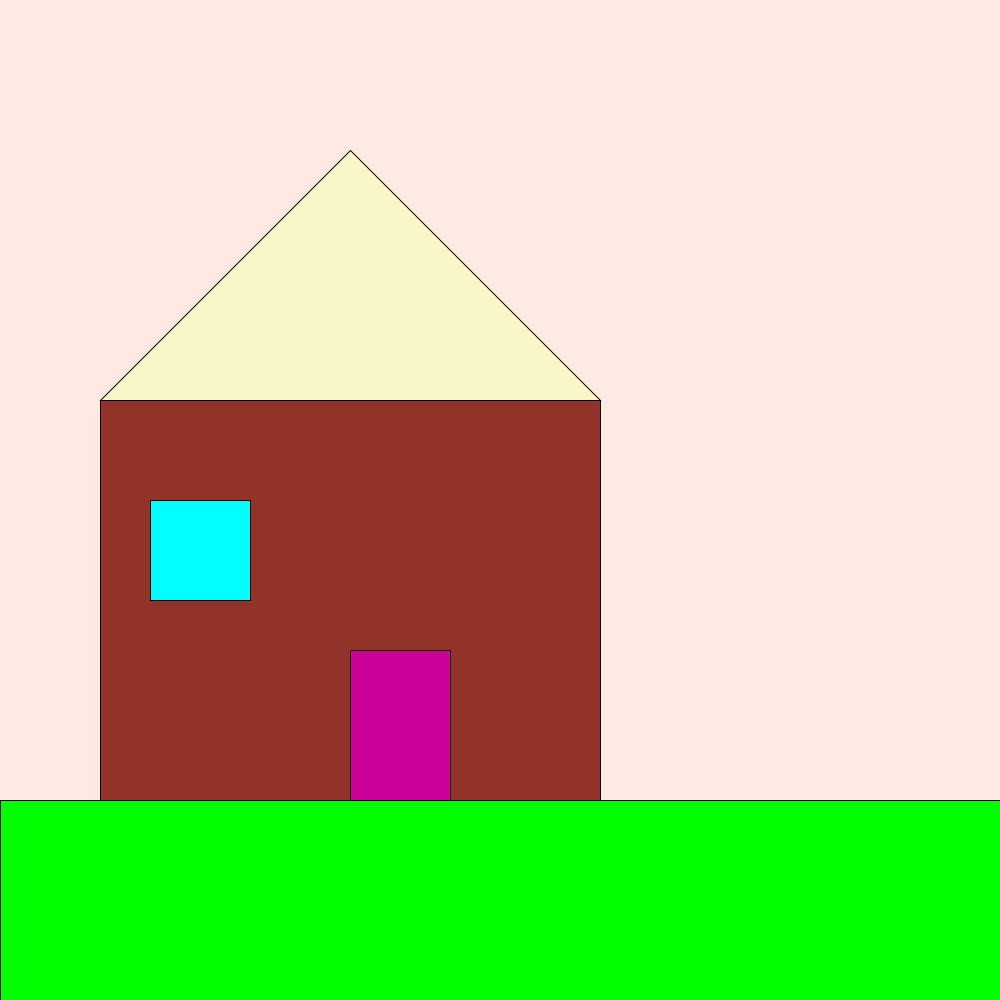
Frame 1 (no input)
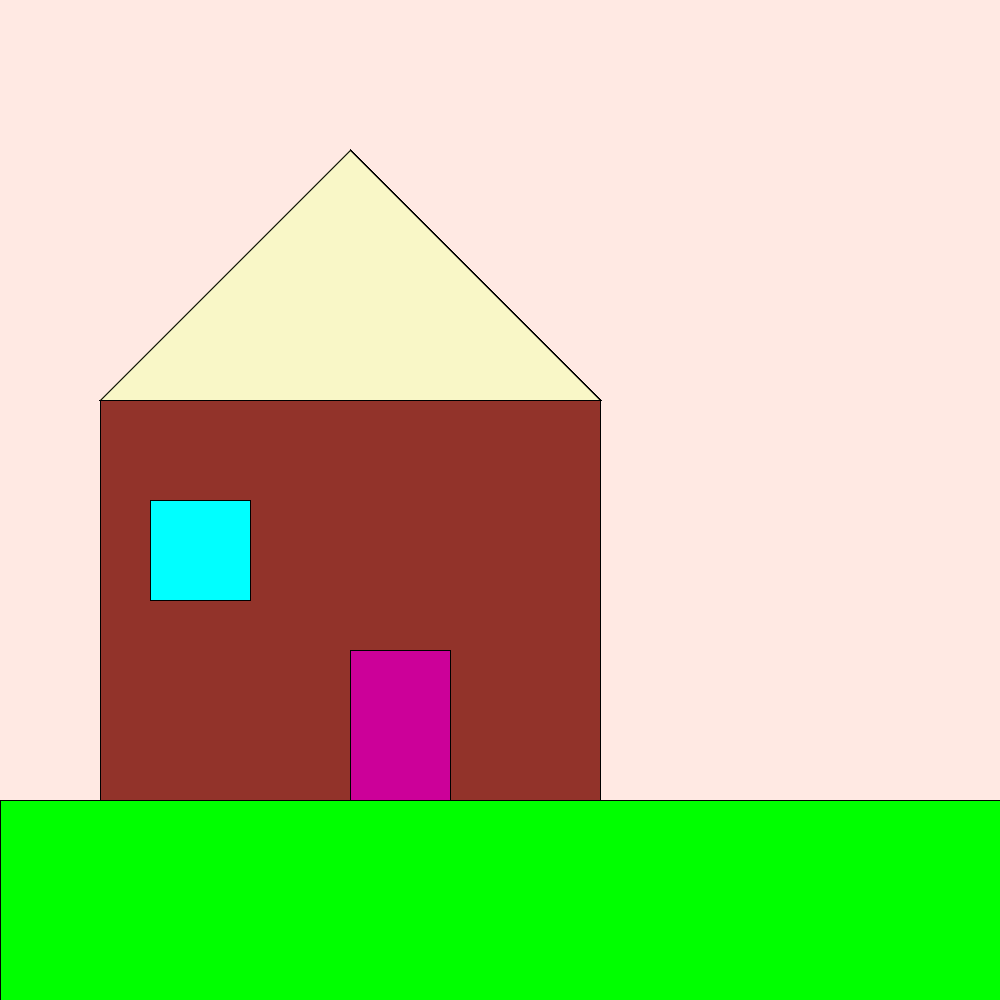
Frame 60 (the mouse pressed at the canvas centre just before this capture)
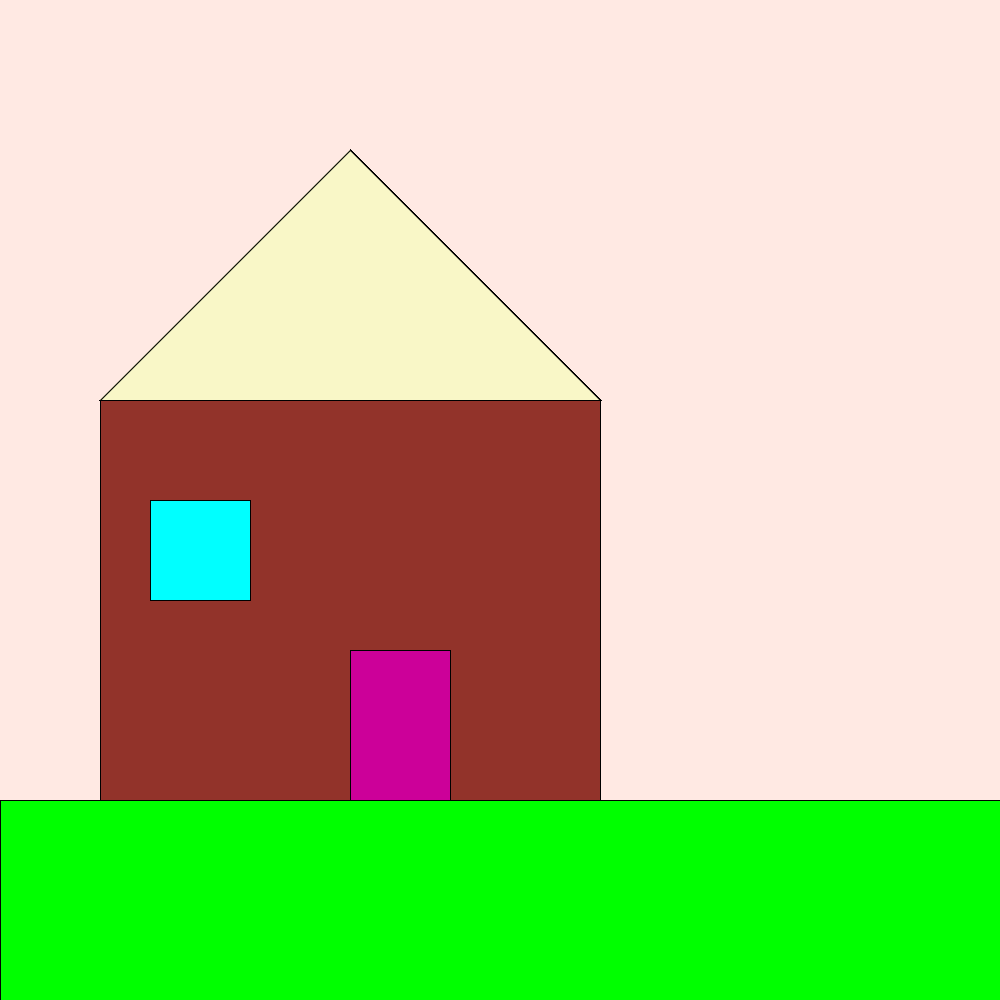
Frame 120 (the mouse held since frame 60 and released just before this capture)

The Processing sketch that drew these frames (run headless with seeded random() and noise(); from frame 60 on, the mouse is pressed at the canvas centre):

// Processing sketch: HW1
// ── HW1.pde
void setup(){
  size(1000, 1000);
  background(#FFE9E3);    // Setting the background to white
}

void draw(){ 
  fill(#00FF00);
  rect(0,800,1000,200); // Drawing the rectangle
  
  fill(#92332a);
  rect(100,400,500,400); // Drawing the rectangle
  
  fill(#00ffff);
  rect(150,500,100,100); // Drawing the rectangle
  
  fill(#cc0099);
  rect(350,650,100,150); // Drawing the rectangle
  
  fill(#F9F7C7);
  triangle(100, 400, 600, 400, 350,150);
  
}
